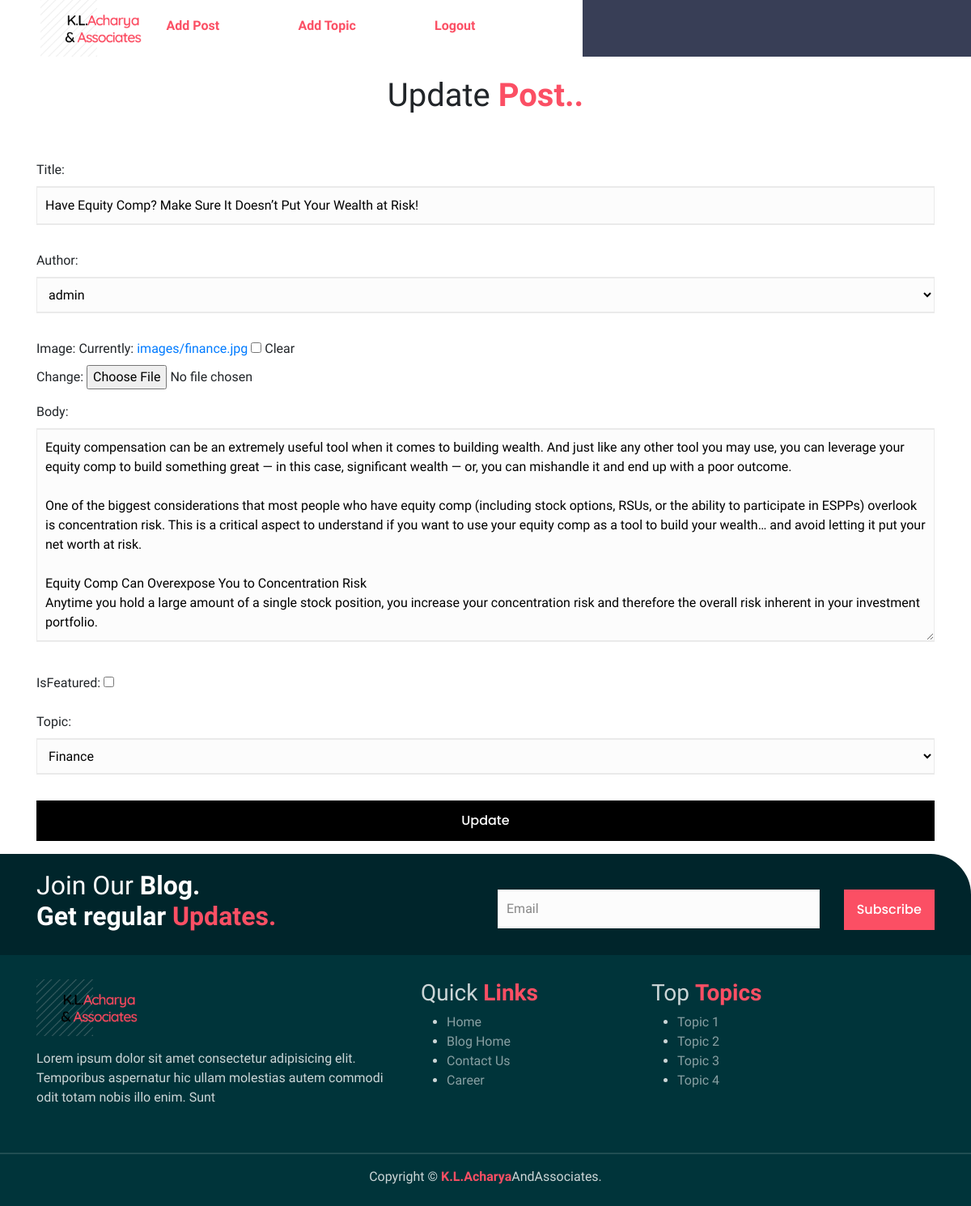
Page /blog/article/edit/26 (signed in) on the earlier database version.
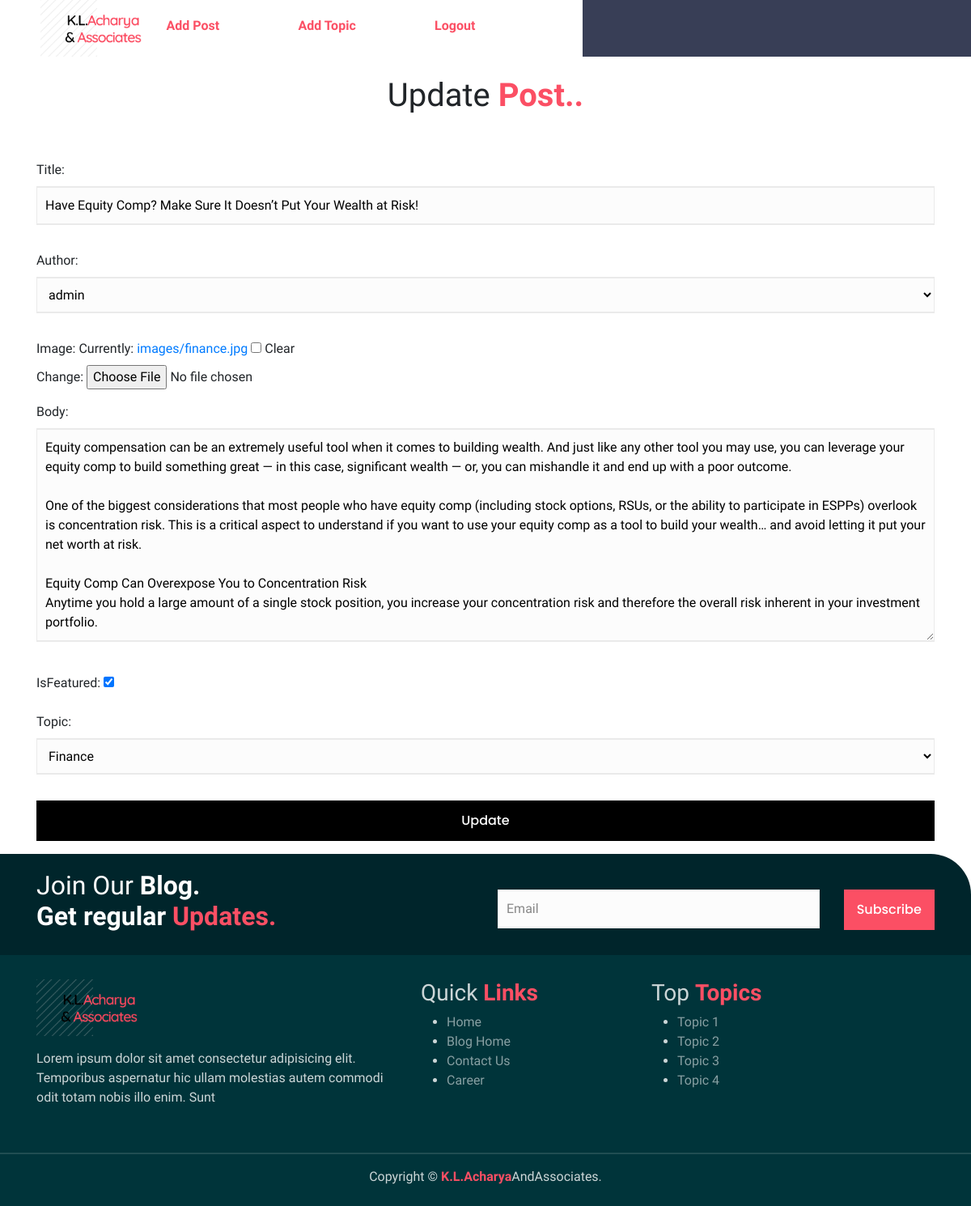
Same page on the later database version.
### myblog/models.py (models this page shows, shortened)
class Post(models.Model):
    title=models.CharField(max_length=255)
    author=models.ForeignKey(User,on_delete=models.CASCADE)
    image=models.ImageField(upload_to ='images/',blank=True,null=True)
    body=models.TextField()
    post_date=models.DateField(auto_now_add=True)
    likes=models.ManyToManyField(IpModel,related_name="post_likes",blank=True)
    isFeatured = models.BooleanField()
    topic = models.ForeignKey(Topic, on_delete=models.CASCADE,default = 1)

### myblog/views.py (the view)
# urls.py: path('article/edit/<int:pk>',UpdatePostView.as_view(),name='update_post'),
class UpdatePostView(UpdateView):
    model=Post
    form_class = PostForm
    template_name="update_post.html"

### myblog/forms.py (shortened to what this page needs)
class PostForm(forms.ModelForm):
    class Meta:
        model=Post
        fields=('title','author','image','body','isFeatured','topic')
        widgets={
        'title': forms.TextInput(attrs={'class':'sub-form-field mb-3'}),
        'author': forms.Select(attrs={'class':'sub-form-field mb-3'}),
        'body': forms.Textarea(attrs={'class':'sub-form-field mb-3'}),
        'topic':forms.Select(attrs={'class':'sub-form-field mb-3'})
        }

### myblog/models.py (called while the page is built)
    def __str__(self):
        return self.topic_name

### myblog/templates/update_post.html (shortened to what this page needs)
{% extends 'base.html' %}
  {% block content %}
{% if user.is_authenticated %}
<div class="container">
  <center>
  <h1>Update <span class="red">Post..</span> </h1>
  </center>
  <br>
  <br>
  <div class="form-group">
    <form method="POST">
    {{ form.as_p }}
    <button class="submit-btn">Update</button>
</div>
</div>
{% else %}
<h1> Error 404! Not an Authentic User </h1>
{% endif %}
{% endblock %}

Differences in the rows shown:
changed Post "Have Equity Comp? Make Sure It Doesn’t Put Your Wealth at Risk!": isFeatured "☐" → "☑"
